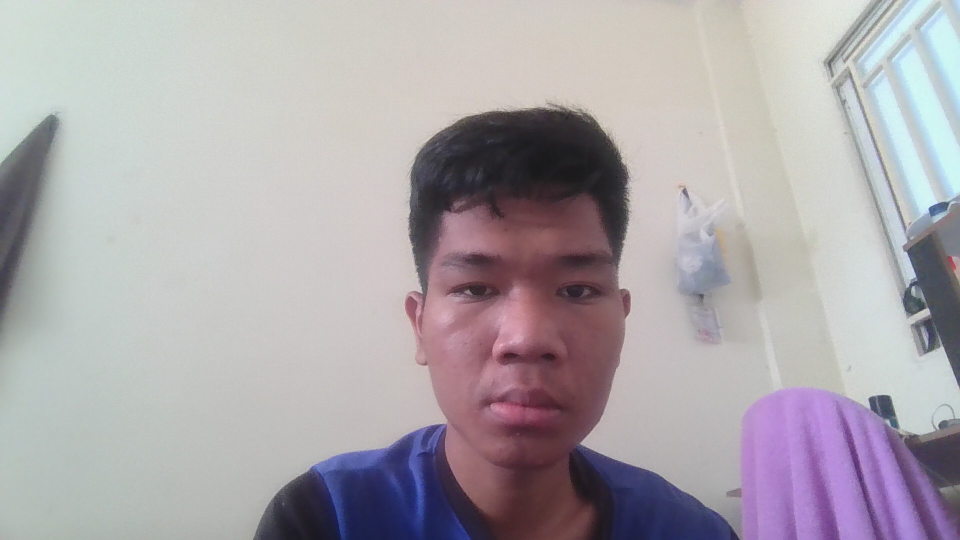
#> input picture data/test_faces/frontal.jpg, 1920 x 1080 px (shown at 1/2 size)
$ python -i preprocessing.py   (imports and definitions only)
#> lines starting #> are read from the running program, lines starting #| are printed output that depends on the picture
#> further down, picture is the input picture: shape (1080, 1920, 3); mean B, G, R 171.5, 167, 172.6
"""Face preprocessing and alignment for ArcFace embeddings."""

from __future__ import annotations

from typing import Iterable, Tuple

import cv2
import numpy as np

ARC_FACE_SIZE: Tuple[int, int] = (112, 112)

ARC_FACE_TEMPLATE = np.array(
	[
		[38.2946, 51.6963],
		[73.5318, 51.5014],
		[56.0252, 71.7366],
		[41.5493, 92.3655],
		[70.7299, 92.2041],
	],
	dtype=np.float32,
)


# [27 lines left out: function _to_landmarks_array, not called in this run]


def _apply_clahe(image_bgr: np.ndarray) -> np.ndarray:
	lab = cv2.cvtColor(image_bgr, cv2.COLOR_BGR2LAB)
#> lab: shape (1080, 1920, 3); mean of channels 0, 1, 2 174.7, 131.5, 126.3
	l_channel, a_channel, b_channel = cv2.split(lab)
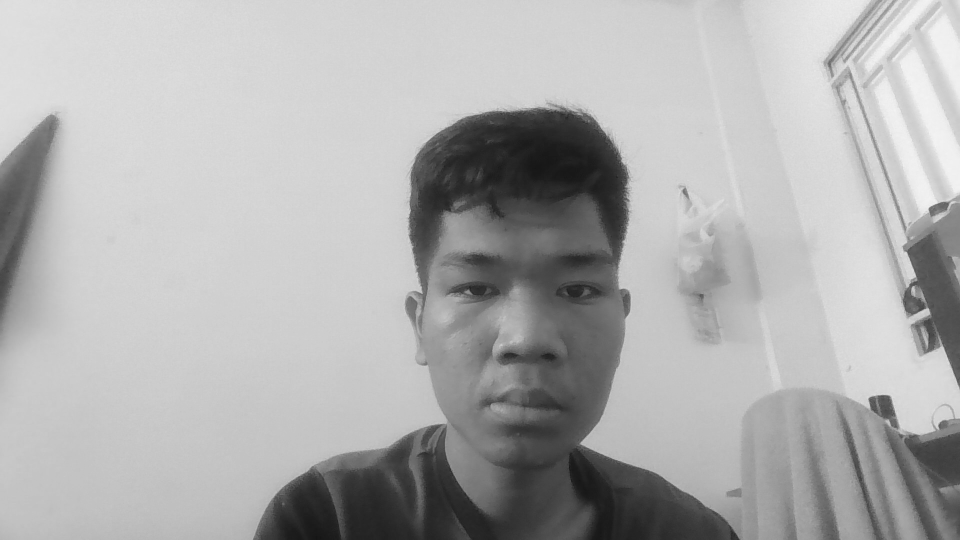
#> l_channel: shape (1080, 1920) (shown at 1/2 size); min 17, max 245, mean 174.7
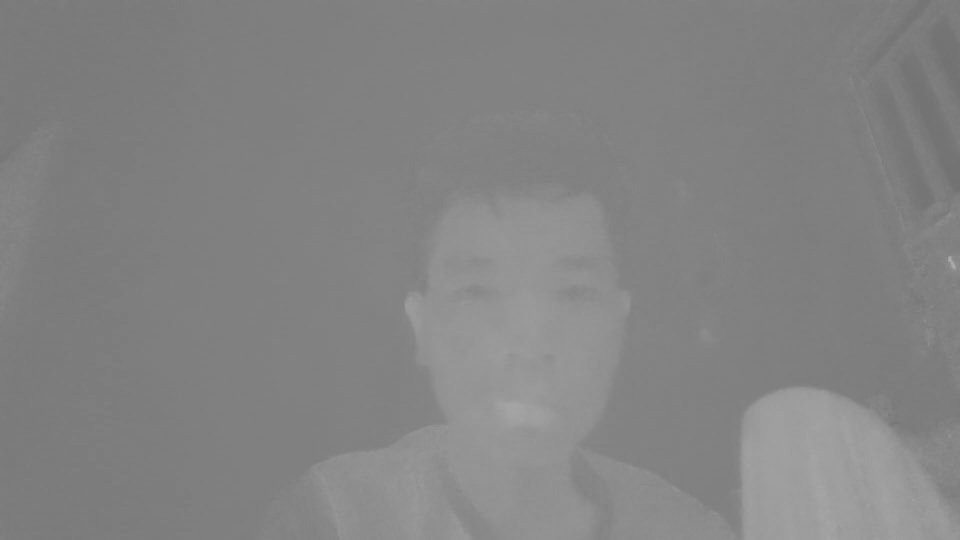
#> a_channel: shape (1080, 1920) (shown at 1/2 size); min 113, max 173, mean 131.5
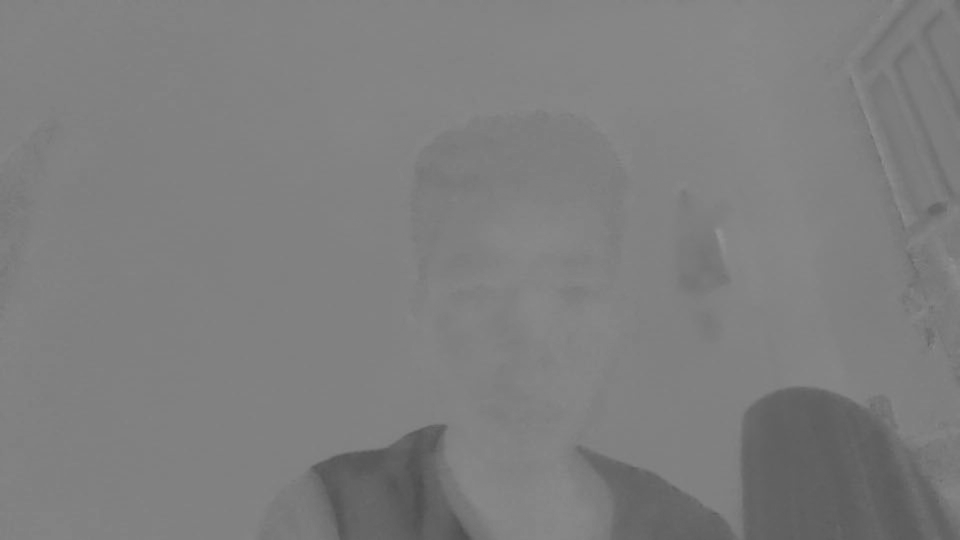
#> b_channel: shape (1080, 1920) (shown at 1/2 size); min 78, max 148, mean 126.3
	clahe = cv2.createCLAHE(clipLimit=2.0, tileGridSize=(8, 8))
	l_channel = clahe.apply(l_channel)
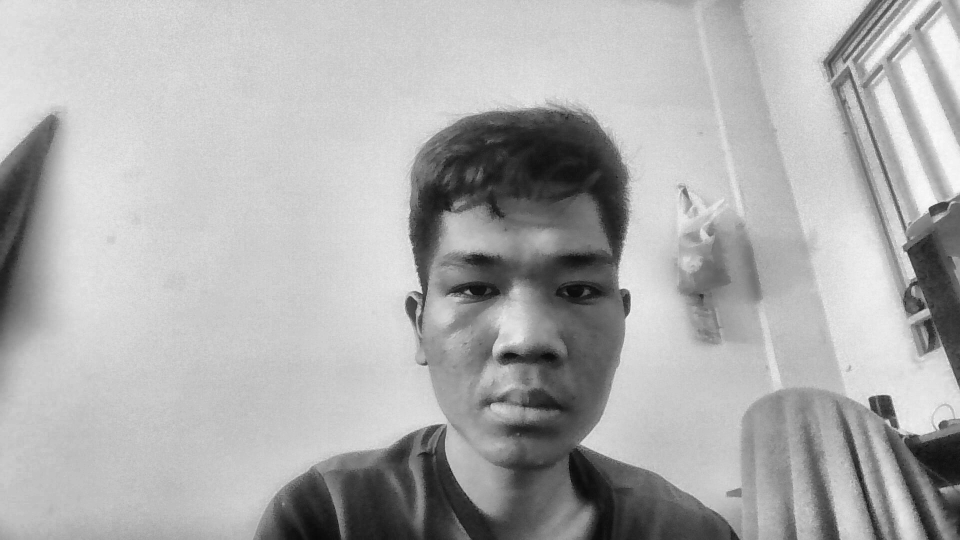
#> l_channel: shape (1080, 1920) (shown at 1/2 size); min 7, max 250, mean 173.5
	merged = cv2.merge((l_channel, a_channel, b_channel))
#> merged: shape (1080, 1920, 3); mean of channels 0, 1, 2 173.5, 131.5, 126.3
	return cv2.cvtColor(merged, cv2.COLOR_LAB2BGR)
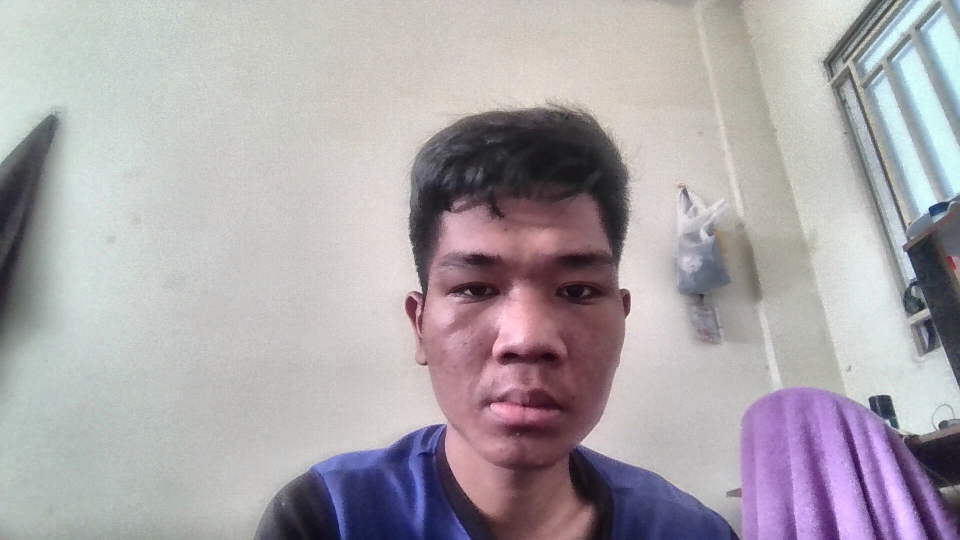
#> returned value: shape (1080, 1920, 3) (shown at 1/2 size); mean B, G, R 170.4, 166, 171.7


# [28 lines left out: function align_face, not called in this run]


def resize_face(face_bgr: np.ndarray, output_size: Tuple[int, int]) -> np.ndarray:
	return cv2.resize(face_bgr, output_size, interpolation=cv2.INTER_LINEAR)


# [45 lines left out: functions normalize_face, preprocess_for_arcface, not called in this run]

>>> import cv2
>>> picture = cv2.imread('../../data/test_faces/frontal.jpg')
>>> result = _apply_clahe(picture)

$ run again, on data/test_faces/tilted.jpg
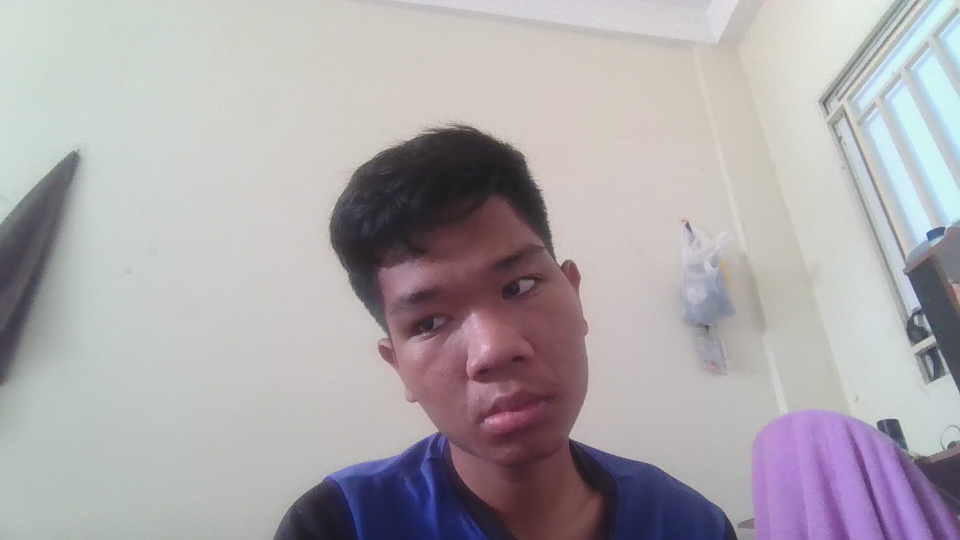
#> input picture data/test_faces/tilted.jpg, 1920 x 1080 px (shown at 1/2 size)
#> picture is the input picture: shape (1080, 1920, 3); mean B, G, R 171.5, 168.2, 172.8
#> lab: shape (1080, 1920, 3); mean of channels 0, 1, 2 175.5, 130.9, 126.8
#> in _apply_clahe, `l_channel, a_channel, b_channel = cv2.split(lab)`:
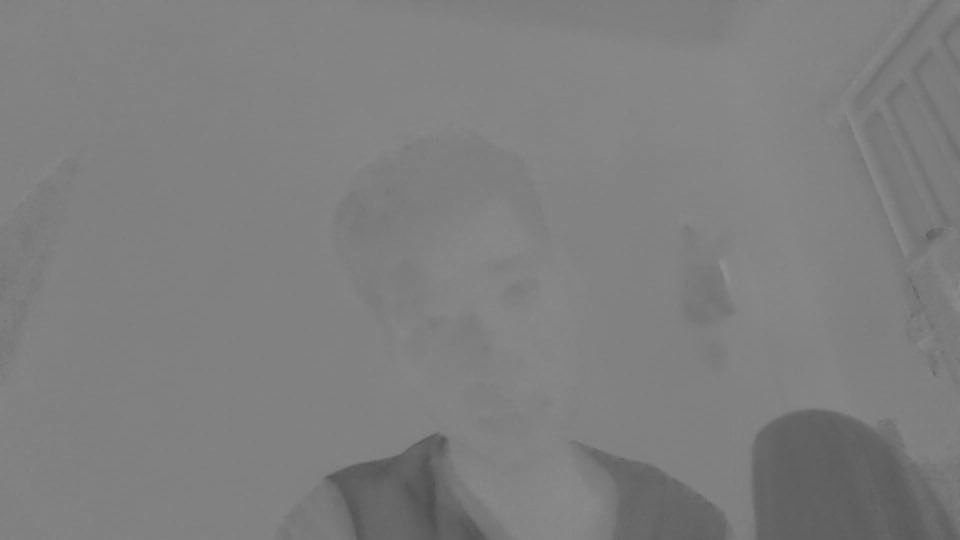
#> b_channel: shape (1080, 1920) (shown at 1/2 size); min 78, max 145, mean 126.8
#> merged: shape (1080, 1920, 3); mean of channels 0, 1, 2 173.7, 130.9, 126.8
#> in _apply_clahe, `return cv2.cvtColor(merged, cv2.COLOR_LAB2BGR)`:
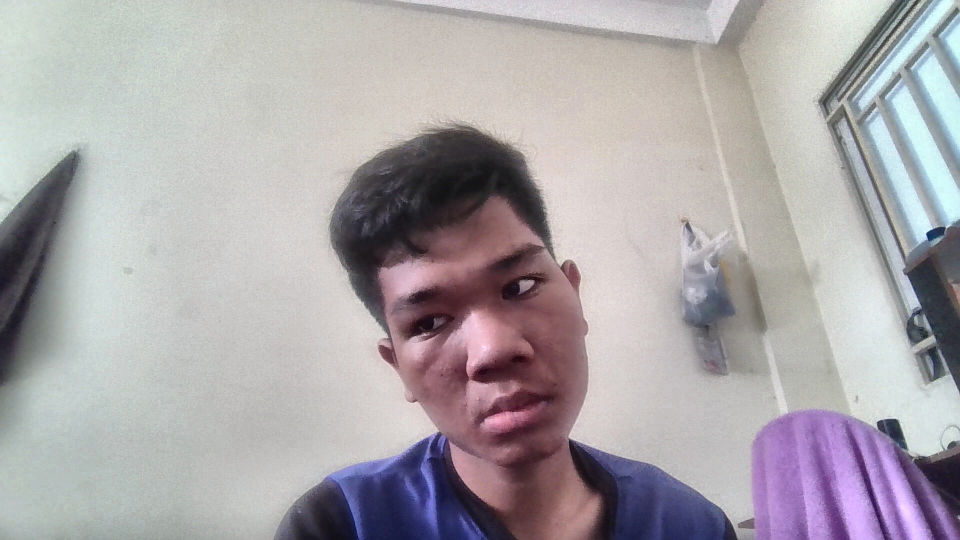
#> returned value: shape (1080, 1920, 3) (shown at 1/2 size); mean B, G, R 169.8, 166.4, 171.2
